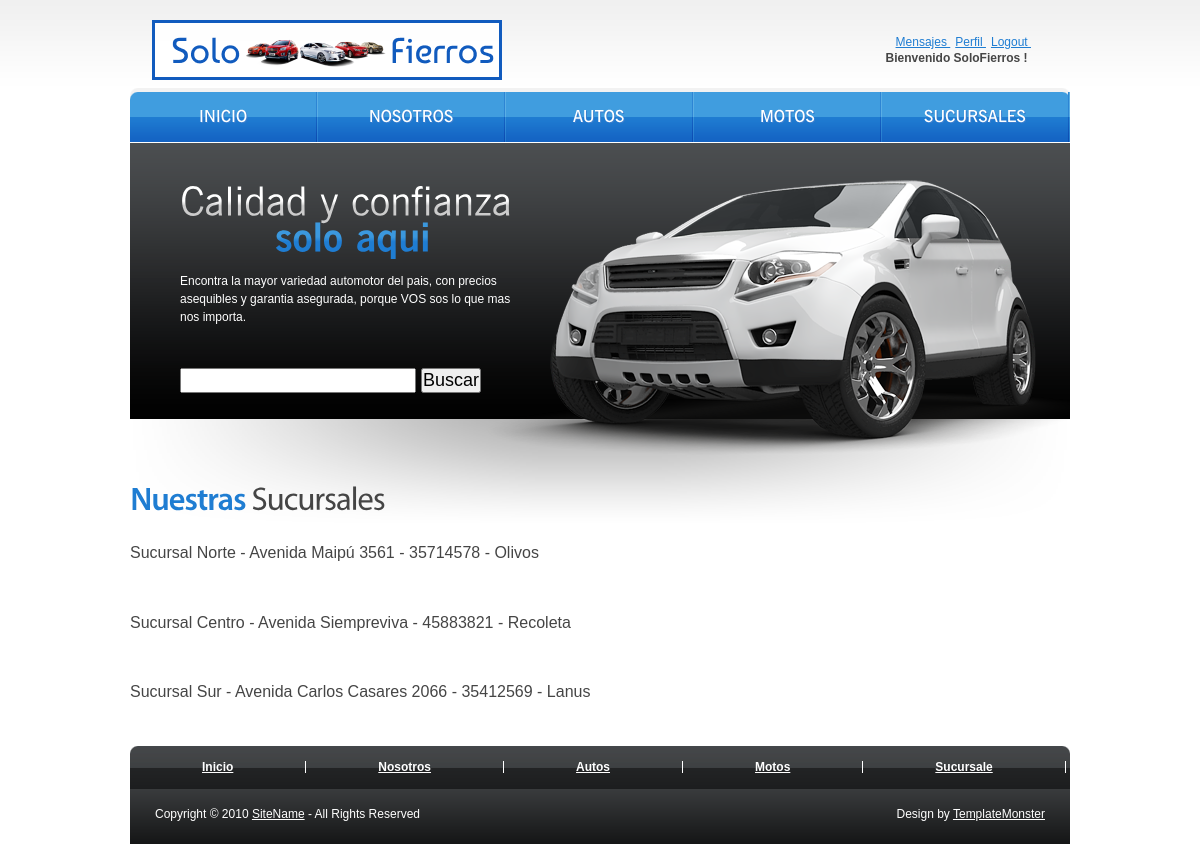
Page /sucursales/ (signed in) on the committed database.
### MainApp/models.py (models this page shows, shortened)
class Sucursal(models.Model):
    nombre = models.CharField(max_length=50, null=True)
    direccion = models.CharField(max_length=100, null=True)
    telefono = models.IntegerField()
    localidad = models.CharField(max_length=50, null=True)

### MainApp/views.py (the view)
# urls.py: path("sucursales/", Sucursales.as_view(), name="sucursales"),
class Sucursales(LoginRequiredMixin, ListView):
    model = Sucursal
    template_name = "MainApp/sucursales.html"

### MainApp/templates/MainApp/sucursales.html (shortened to what this page needs)
{% extends "MainApp/index.html" %}
{% block contenido %}
<div class="indent">
    <div class="wrapper">
      <div class="col-1">
        <h3 style="margin: 35px 0;"><b>Nuestras</b> Sucursales</h3>
        <ul class="list">
            {% for sucursal in object_list %}
              <div >
                <p style="margin-bottom: 40px;" > Sucursal {{sucursal.nombre}} -  {{sucursal.direccion}} -  {{sucursal.telefono}} -  {{sucursal.localidad}}</p>
                </div>
            {% endfor %}
        </ul>
      </div>
    </div>
  </div>
{% endblock %}

### MainApp/templates/MainApp/index.html (shortened to what this page needs)
<!DOCTYPE html PUBLIC "-//W3C//DTD XHTML 1.0 Strict//EN" "http://www.w3.org/TR/xhtml1/DTD/xhtml1-strict.dtd">
<html xmlns="http://www.w3.org/1999/xhtml">
<head>
  {% load static %}
  <link href="{% static 'MainApp/css/style.css' %}" rel="stylesheet" type="text/css" />
</head>
<body id="page1">
  <div id="main">
    <div id="header" style="margin-bottom: 25px;">
      <div class="row-1">
        <div class="fleft"><a href="{% url 'inicio'%}"><img src="{% static 'MainApp/images/logo-page.png' %}" alt="" /></a></div>
        <div class="fright">
          <ul>
              {% if request.user.is_authenticated %}
            <li>
              <a class="btn btn-primary" href="{% url 'auth-messages' %}" style="margin: 0 5px 0 10px;"> Mensajes </a>
              <a class="btn btn-primary" href="{% url 'auth-editar'  %}"> Perfil </a>
              <a class="btn btn-primary" href="{% url 'auth-logout'  %}" style="margin: 0 5px;"> Logout </a>
              <h5 style="font-size: 12px;"> Bienvenido {{request.user.username}} !</h5>
              {% else %}
              <a class="btn btn-primary" href="{% url 'auth-login'  %}"> Login</a>
            </li>
              {% endif %}
          </ul>
        </div>
      </div>
      <div class="row-2">
        <div class="left">
          <ul>
            <li><a href="{% url 'inicio'  %}"><span>inicio</span></a></li>
            <li><a href="{% url 'nosotros' %}"><span>nosotros</span></a></li>
            <li><a href="{% url 'autos' %}"><span>autos</span></a></li>
            <li><a href="{% url 'motos' %}"><span>motos</span></a></li>
            <li><a href="{% url 'sucursales' %}"><span>sucursales</span></a></li>
          </ul>
        </div>
      </div>
      <div class="row-3">
        <div class="inside">
          <h2>Calidad y confianza<b>solo aqui</b></h2>
          <p>Encontra la mayor variedad automotor del pais, con precios asequibles y garantia asegurada, porque VOS sos lo que mas nos importa.</p>
          <form action="{% url 'buscar-resultados' %}" method="get">
            <p>
                <input type="text" name="vehiculo">
                <input type="submit" value="Buscar">
            </p>
        </form>
        </div>
      </div>
      <div class="extra"><img src="{% static 'MainApp/images/header-img.png' %}" alt=""></div>
    </div>
    {% block contenido %}{% endblock %}
    <div id="footer">
      <div class="footer-nav">
        <div class="left">
          <ul>
            <li><a href="{% url 'inicio'  %}">Inicio</a></li>
            <li><a href="{% url 'nosotros' %}">Nosotros</a></li>
            <li><a href="{% url 'autos' %}">Autos</a></li>
            <li><a href="{% url 'motos' %}">Motos</a></li>
            <li><a href="{% url 'sucursales' %}">Sucursale</a></li>
          </ul>
        </div>
      </div>
      <div class="footerlink">
        <p class="lf">Copyright &copy; 2010 <a href="#">SiteName</a> - All Rights Reserved</p>
        <p class="rf">Design by <a href="http://www.templatemonster.com/">TemplateMonster</a></p>
      </div>
    </div>
  </div>
</body>
</html>

### MainApp/static/MainApp/css/style.css (style rules this page uses)
* { margin:0; padding:0; }
html { min-width:940px; }
body { background:url(../images/tail-top.gif) repeat-x left top #fff; font-family:Tahoma, Arial, helvetica, sans-serif; font-size:100%; line-height:1em; color:#454545; min-width:940px; }
input, textarea, select { font-family:Tahoma, Arial, helvetica, sans-serif; font-size:1em; vertical-align:middle; font-weight:normal; }
p { margin:0; padding:0; }
img { border:0; vertical-align:top; text-align:left; }
ul, ol { list-style:none; }
#main { width:940px; margin:0 auto; }
#header, #content, #footer { font-size:0.75em; }
.col-1, .col-2, .col-3 { float:left; }
.fleft { float:left; }
.fright { float:right; }
.wrapper { width:100%; overflow:hidden; }
.list { margin-top:-14px; }
p { line-height:1.83em; margin-bottom:20px; }
a { color:#1f7dd2; outline:none; }
h2 { font-size:40px; line-height:1.2em; margin-bottom:10px; }
h2 b { display:block; padding-left:95px; margin-top:-12px; }
h3 { font-size:32px; line-height:1.2em; letter-spacing:-1px; margin-bottom:15px; }
h3 b, h4 b { color:#1f7dd2; }
#header { height:419px; position:relative; }
#header .row-1 { height:88px; }
#header .row-1 .fleft { padding:20px 0 0 22px; }
#header .row-1 .fright { padding:34px 34px 0 0; }
#header .row-1 .fright ul li { float:left; padding-left:23px; }
#header .row-2 { background:url(../images/nav-tail.gif) repeat-x left top; margin-bottom:-3px; position:relative; }
#header .row-2 .left { background:url(../images/nav-left.gif) no-repeat left top; }
#header .row-2 ul { height:58px; width:100%; overflow:hidden; background:url(../images/nav-right.gif) no-repeat right top; }
#header .row-2 ul li { float:left; text-transform:uppercase; font-size:16px; line-height:1.2em; background:url(../images/divider.gif) no-repeat right 4px; padding:4px 2px 0 0; }
#header .row-2 ul li a { text-decoration:none; color:#fff; width:186px; text-align:center; display:block; padding:14px 0 0 0; cursor:pointer; background:url(../images/spacer.gif); }
#header .row-2 ul li a span { display:block; height:40px; }
#header .row-3 { height:276px; overflow:hidden; background:url(../images/header-tail.gif) repeat-x left top; }
#header .row-3 .inside { padding:35px 0 0 50px; width:350px; position:relative; z-index:2; }
#header .row-3 .inside p { color:#fff; line-height:1.5em; }
#header .extra { position:absolute; left:0; top:142px; }
#footer .footer-nav { background:url(../images/footer-nav-tail.gif) repeat-x left top; }
#footer .footer-nav .left { background:url(../images/footer-nav-left.gif) no-repeat left top; }
#footer .footer-nav ul { width:100%; overflow:hidden; padding:15px 0 16px 0; background:url(../images/footer-nav-right.gif) no-repeat right top; }
#footer .footer-nav ul li { float:left; font-family:Arial, Helvetica, sans-serif; font-weight:bold; line-height:1em; border-right:1px solid #fff; padding:0 72px; }
#footer .footer-nav ul li a { color:#fff; }
#footer .footerlink { background:url(../images/footer-tail.gif) repeat-x left top #000; color:#fff; line-height:1.67em; padding:18px 25px 23px 25px; }
.footerlink p { margin:0; padding:0; line-height:normal; white-space:nowrap; text-indent:inherit; color:#fff; }
.footerlink a { color:#fff; font-weight:normal; margin:0; padding:0; border:none; text-decoration:underline; background-color:transparent; }
.footerlink .lf { float:left; }
.footerlink .rf { float:right; }
a { outline:none; }
form { font-size: 18px; margin: 40px 0; display: block; }

### rows in the picture
Sucursal: nombre "Norte", direccion "Avenida Maipú 3561", telefono "35714578", localidad "Olivos"
Sucursal: nombre "Centro", direccion "Avenida Siempreviva", telefono "45883821", localidad "Recoleta"
Sucursal: nombre "Sur", direccion "Avenida Carlos Casares 2066", telefono "35412569", localidad "Lanus"

### other values in the picture
{{ request.user.username }} "SoloFierros"
